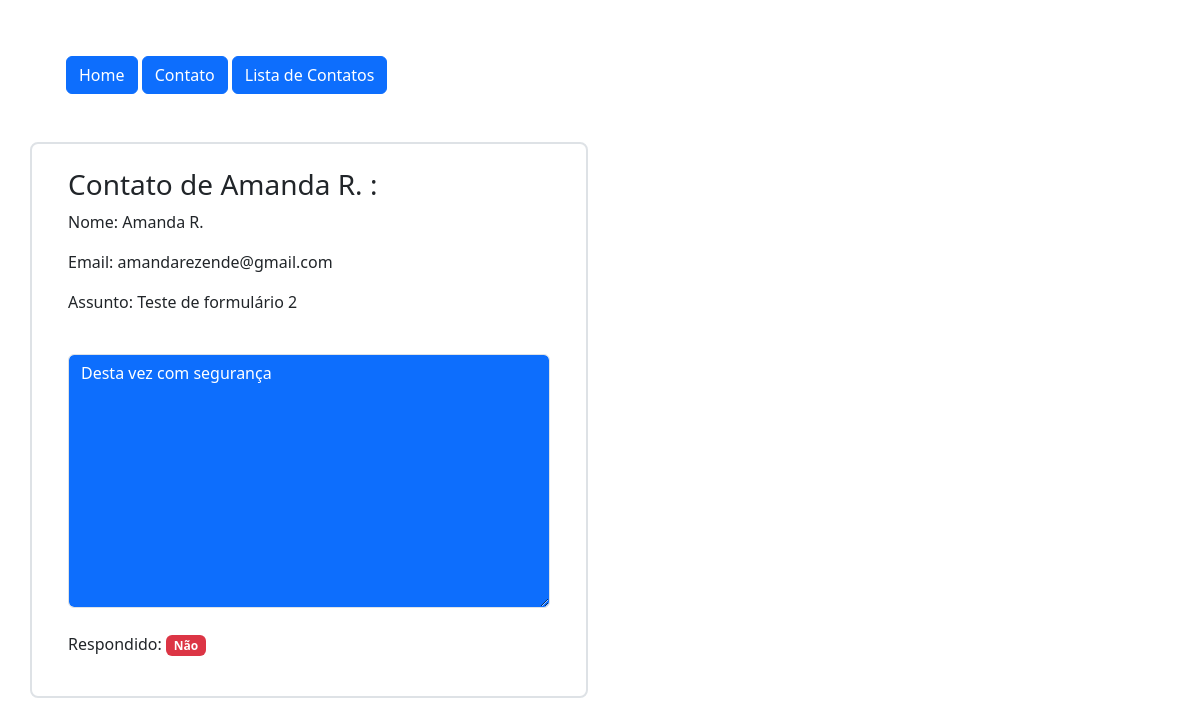
The app's page /contato/2/ with its own data.
### app/models.py (models this page shows)
class Contato(db.Model):
    id = db.Column(db.Integer, primary_key=True)
    data_envio = db.Column(db.DateTime(), default=datetime.now)
    nome = db.Column(db.String(100), nullable=True)
    email = db.Column(db.String(100), nullable=True)
    assunto = db.Column(db.String(100), nullable=True)
    mensagem = db.Column(db.String(1000), nullable=True)
    respondido = db.Column(db.Integer, default=0)

### app/views.py (the view)
@app.route('/contato/<int:id>/')
def contato_id(id):
    contato = Contato.query.get(id)
    context = {'contato': contato}
    return render_template('contato_id.html', context=context)

### app/templates/contato_id.html
{% extends 'base.html' %}
{% block content %}
<div class="container">
    {% include 'nav.html' %}
    <div class="row mt-4 p-4 border border-2 rounded-3 col-6">
        <h3>Contato de {{ context['contato'].nome }} :</h3>
        <p>Nome: {{ context['contato'].nome }}</p>
        <p>Email: {{ context['contato'].email }}</p>
        <p>Assunto: {{ context['contato'].assunto }}</p>
        <div class="col-12 mt-4">
            <textarea type="text" rows="10" class="form-control bg-primary text-white " readonly>{{context['contato'].mensagem}}</textarea>
        </div>
        <div class="mt-4">
            {% if context['contato'].respondido == 1 %}
                <p>Respondido: <span class="badge bg-success">Sim</span></p>
            {% else %}
                <p>Respondido: <span class="badge bg-danger">Não</span></p>
            {% endif %}
        </div>
    </div>
</div>
{% endblock %}

### records on screen
Contato: contato.nome "Amanda R.", contato.email "amandarezende@gmail.com", contato.assunto "Teste de formulário 2", contato.mensagem "Desta vez com segurança"
